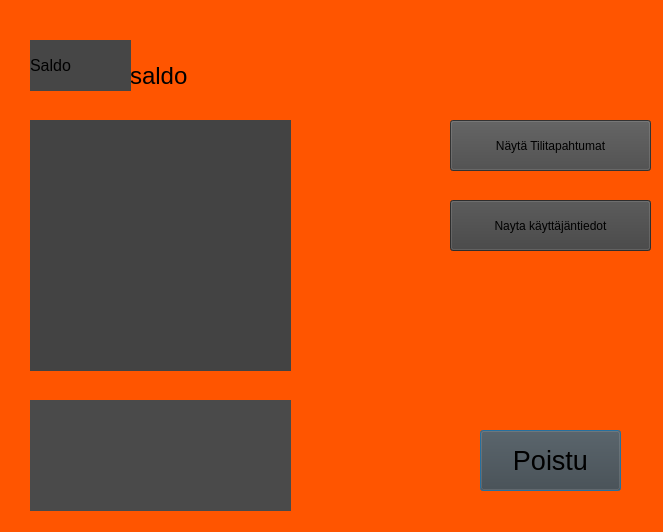
<?xml version="1.0" encoding="UTF-8"?>
<ui version="4.0">
 <class>saldo</class>
 <widget class="QDialog" name="saldo">
  <property name="geometry">
   <rect>
    <x>0</x>
    <y>0</y>
    <width>663</width>
    <height>532</height>
   </rect>
  </property>
  <property name="focusPolicy">
   <enum>Qt::StrongFocus</enum>
  </property>
  <property name="windowTitle">
   <string>Dialog</string>
  </property>
  <property name="toolTipDuration">
   <number>0</number>
  </property>
  <property name="styleSheet">
   <string notr="true">background-color: rgb(255, 85, 0);</string>
  </property>
  <widget class="QLabel" name="labelNaytaSaldo">
   <property name="geometry">
    <rect>
     <x>130</x>
     <y>40</y>
     <width>81</width>
     <height>71</height>
    </rect>
   </property>
   <property name="font">
    <font>
     <pointsize>18</pointsize>
    </font>
   </property>
   <property name="focusPolicy">
    <enum>Qt::NoFocus</enum>
   </property>
   <property name="styleSheet">
    <string notr="true"/>
   </property>
   <property name="text">
    <string>saldo</string>
   </property>
  </widget>
  <widget class="QPushButton" name="poistuSaldo">
   <property name="geometry">
    <rect>
     <x>480</x>
     <y>430</y>
     <width>141</width>
     <height>61</height>
    </rect>
   </property>
   <property name="font">
    <font>
     <pointsize>20</pointsize>
    </font>
   </property>
   <property name="styleSheet">
    <string notr="true">background-color: rgb(67, 67, 67);</string>
   </property>
   <property name="text">
    <string>Poistu</string>
   </property>
  </widget>
  <widget class="QLabel" name="label">
   <property name="geometry">
    <rect>
     <x>30</x>
     <y>40</y>
     <width>101</width>
     <height>51</height>
    </rect>
   </property>
   <property name="font">
    <font>
     <pointsize>12</pointsize>
    </font>
   </property>
   <property name="styleSheet">
    <string notr="true">background-color: rgb(70, 70, 70);</string>
   </property>
   <property name="text">
    <string>Saldo</string>
   </property>
  </widget>
  <widget class="QPushButton" name="pushNaytaTapahtumat">
   <property name="geometry">
    <rect>
     <x>450</x>
     <y>120</y>
     <width>201</width>
     <height>51</height>
    </rect>
   </property>
   <property name="font">
    <font>
     <pointsize>9</pointsize>
    </font>
   </property>
   <property name="styleSheet">
    <string notr="true">background-color: rgb(72, 72, 72);</string>
   </property>
   <property name="text">
    <string>Näytä Tilitapahtumat</string>
   </property>
  </widget>
  <widget class="QPushButton" name="pushKayttajanTiedot">
   <property name="geometry">
    <rect>
     <x>450</x>
     <y>200</y>
     <width>201</width>
     <height>51</height>
    </rect>
   </property>
   <property name="styleSheet">
    <string notr="true">background-color: rgb(65, 65, 65);</string>
   </property>
   <property name="text">
    <string>Nayta käyttäjäntiedot</string>
   </property>
  </widget>
  <widget class="QLabel" name="label_2">
   <property name="geometry">
    <rect>
     <x>30</x>
     <y>120</y>
     <width>261</width>
     <height>251</height>
    </rect>
   </property>
   <property name="font">
    <font>
     <pointsize>9</pointsize>
    </font>
   </property>
   <property name="styleSheet">
    <string notr="true">background-color: rgb(67, 67, 67);</string>
   </property>
   <property name="text">
    <string/>
   </property>
  </widget>
  <widget class="QLabel" name="label_3">
   <property name="geometry">
    <rect>
     <x>30</x>
     <y>400</y>
     <width>261</width>
     <height>111</height>
    </rect>
   </property>
   <property name="font">
    <font>
     <pointsize>14</pointsize>
    </font>
   </property>
   <property name="styleSheet">
    <string notr="true">background-color: rgb(74, 74, 74);</string>
   </property>
   <property name="text">
    <string/>
   </property>
  </widget>
 </widget>
 <resources/>
 <connections/>
</ui>
